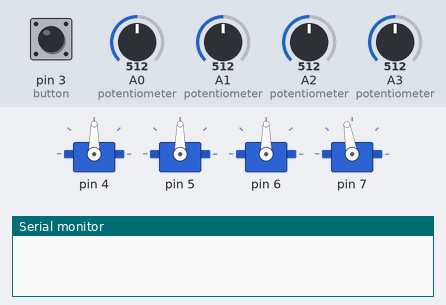
A sketch run on a simulated Arduino Uno, built with avr-gcc and run on an emulated ATmega328P. On the bench: 4 × servo, the last lines printed to the serial monitor. The test bench sets the inputs (shaded band); at power-on: pin 3 (button) HIGH, A0 (potentiometer) = 512, A1 (potentiometer) = 512, A2 (potentiometer) = 512, A3 (potentiometer) = 512.

Above: at 1.2 s.
1.3 s: pin 3 (button) pulled LOW for 1 s
At 3.8 s:
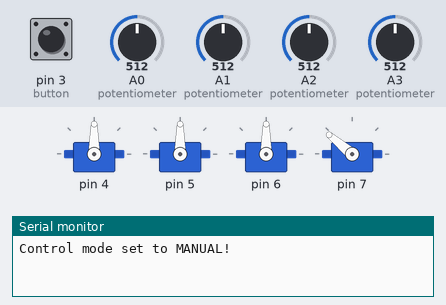
4.5 s: A0 (potentiometer) set to 716
At 4.8 s:
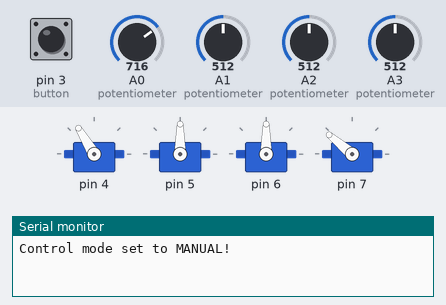
6.0 s: A1 (potentiometer) set to 716
At 7.2 s:
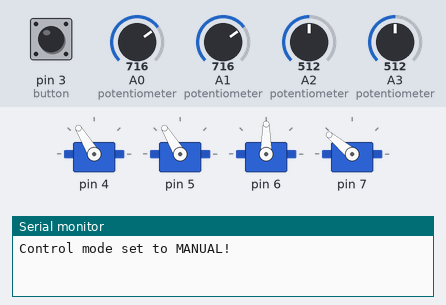
7.5 s: A2 (potentiometer) set to 716
At 8.3 s:
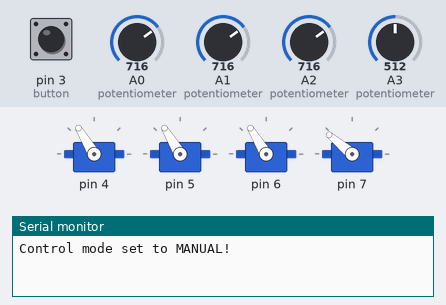
9.0 s: A3 (potentiometer) set to 306
At 9.4 s:
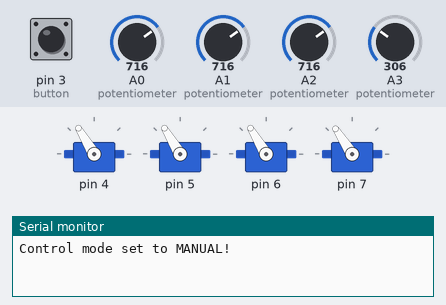
10.5 s: A0 (potentiometer) set to 992
At 11.8 s:
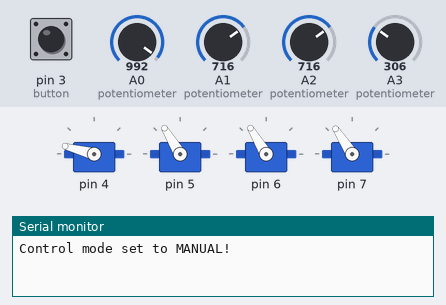
Timing chart, 0 to 13.0 s (numbered marks = the images above; inputs shaded):
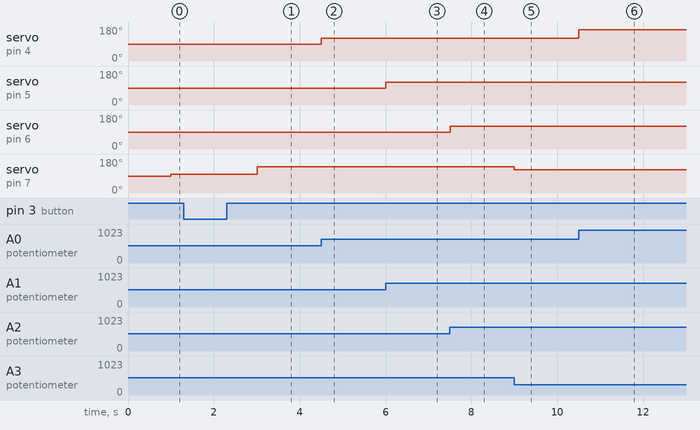

Measured:
- after the input at 1.3 s, servo on pin 7: 100° → 140° after 1.7 s
- after the input at 4.5 s, servo on pin 4: 90° → 121° at once
- after the input at 6.0 s, servo on pin 5: 90° → 121° at once
- after the input at 7.5 s, servo on pin 6: 90° → 121° at once
- after the input at 9.0 s, servo on pin 7: 140° → 123° at once
- after the input at 10.5 s, servo on pin 4: 121° → 165° at once

The sketch:

rollarm_control.ino
```cpp
/* -----------------------------------------------------------------------------
  Author             : Osorio
  Check              : Wesley
  Version            : V1.0
  Date               : 23/05/2020
  Description        : Rollarm control via Serial entry
   ---------------------------------------------------------------------------*/

/* Include ------------------------------------------------------------------*/
// Create servo object to control a servo.
#include <Servo.h>

Servo servos[4];

//Starting the control variables
int readValue[4] = {0};
int controlValue[4] = {0};
//These are the min and max angle for each servo
int minMaxServoValue[4][2] = {{10,170},{10,170},{10,170},{100,180}};

int button = 3;

// Initialize the manualMode control variable
// 1 = Manual
// 0 = Serial
int manualMode = 0;
int delayTime = 0;

void setup() {
  //Start the serial.
  Serial.begin(9600);

  // Attach the servos on pins to the servo object
  servos[0].attach(4);
  servos[1].attach(5);
  servos[2].attach(6);
  servos[3].attach(7);

  setBaseValues();
  updateValues();
}

void loop() {

  changeMode();
  if(manualMode == 1){
    manualControl();
  }
  else{
    serialControl();
  }

  servosWrite();

  updateValues();

}

// Execute the manual control process
void manualControl(){
  potentiometerRead();
  mapValues();
}

//Read the potentiometer values
void potentiometerRead(){
  readValue[0] = analogRead(A0);
  readValue[1] = analogRead(A1);
  readValue[2] = analogRead(A2);
  readValue[3] = analogRead(A3);
}

// This is used to map the potentiometer value to the right angle
void mapValues(){
  readValue[0] = map(readValue[0], 0, 1023, minMaxServoValue[0][0], minMaxServoValue[0][1]);
  readValue[1] = map(readValue[1], 0, 1023, minMaxServoValue[1][0], minMaxServoValue[1][1]);
  readValue[2] = map(readValue[2], 0, 1023, minMaxServoValue[2][0], minMaxServoValue[2][1]);
  readValue[3] = map(readValue[3], 0, 1023, minMaxServoValue[3][0], minMaxServoValue[3][1]);
}

// Receive commands from the serial
void serialControl(){
  char readChar[64];
  Serial.readBytesUntil(33,readChar,64);
  String commandReceived = String(readChar);
  int commandStart = commandReceived.indexOf('#');
  if(commandStart > -1){
    int servoLimiter = commandReceived.indexOf('%');
    if(servoLimiter > -1){
      int commandEnd = commandReceived.indexOf('$');
      if(commandEnd > -1){
        // separate servo from associated data
        int selectedServo = commandReceived.substring(1,servoLimiter).toInt();
        int inputValue = commandReceived.substring(servoLimiter+1,commandEnd).toInt();
        readValue[selectedServo] = inputValue;
      }
    }
  }

}

// Updates the control values
void updateValues(){
  for (int i = 0; i < 4; i++){
    controlValue[i] = readValue[i];
  }
}

// Check and change between manual and serial mode
void changeMode(){
  if (digitalRead(button) == 0) {
    if(manualMode == 1){
      manualMode = 0;
      Serial.println("Control mode set to SERIAL!");
    }else{
      manualMode = 1;
      Serial.println("Control mode set to MANUAL!");
    }
    delay(1000);
  }
}

// Set initial positions to the servos
void setBaseValues(){
  readValue[0] = 90;
  readValue[1] = 90;
  readValue[2] = 90;
  readValue[3] = 100;
}

// Writes the values to the servos
void servosWrite(){
    for (int i = 0; i < 4; i++){
    if( (readValue[i] - controlValue[i]) >= 0){
      for(; controlValue[i] <= readValue[i]; controlValue[i]++){
        servos[i].write(controlValue[i]);
        delay(delayTime);
      }
    }
    else
    {
      for (; controlValue[i] > readValue[i]; controlValue[i]--)
      {
        servos[i].write(controlValue[i]);
        delay(delayTime);
      }
    }
  }
}
```
